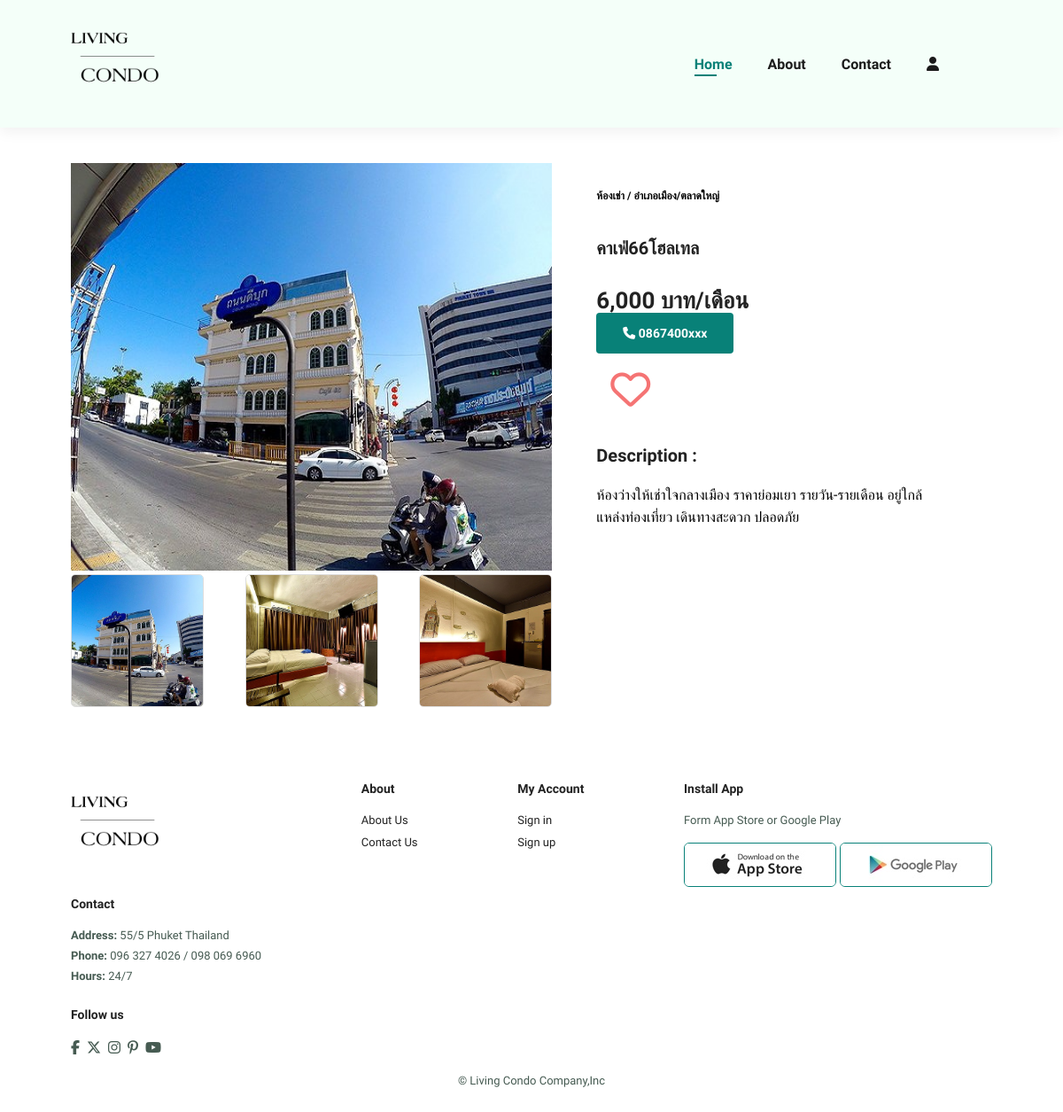
Screenshot of /product-details?id=18 with the database file from the repository.
### tables this page shows
CREATE TABLE `products` (
  `id` int(11) NOT NULL,
  `product_name` varchar(255) NOT NULL,
  `price` decimal(10,2) NOT NULL,
  `profile_image` varchar(255) DEFAULT NULL,
  `profile_image2` varchar(255) DEFAULT NULL,
  `profile_image3` varchar(255) DEFAULT NULL,
  `address` text DEFAULT NULL,
  `description` text NOT NULL,
  `garage` tinyint(1) NOT NULL DEFAULT 0,
  `pet` tinyint(1) NOT NULL DEFAULT 0,
  `tel` varchar(30) NOT NULL,
  `user_id` int(11) DEFAULT NULL,
  `approved` tinyint(1) NOT NULL DEFAULT 0,
  `ads` tinyint(1) NOT NULL DEFAULT 0,
  `created_at` timestamp NOT NULL DEFAULT current_timestamp(),
  `updated_at` timestamp NOT NULL DEFAULT current_timestamp() ON UPDATE current_timestamp()
);

### product-details.php (the view, shortened to what this page needs)
<?php
if (isset($_GET['id'])) {
    $product_id = $_GET['id'];
    $query = mysqli_query($conn, "SELECT * FROM products WHERE id = '$product_id'");
    $product = mysqli_fetch_assoc($query);
}
$is_liked = false;
?>
<!DOCTYPE html>
<html lang="en">
<head>
    <link rel="stylesheet" href="assets/css/style-details.css">
</head>
<body>
    <?php include 'include/menu.php'; ?>
    <section id="prodetails" class="section-p1">
        <div class="single-pro-image">
            <div class="single-img-col">
                <?php if (!empty($product['profile_image'])) : ?>
                    <img src="img/product/<?php echo $product['profile_image']; ?>" width="100%" id="MainImg" alt="Product Image">
                <?php else : ?>
                    <img src="img/product/no-image.png" width="100%" id="MainImg" alt="Product Image">
                <?php endif; ?>
            </div>
            <div class="small-img-group">
                <div class="small-img-col">
                    <?php if (!empty($product['profile_image'])) : ?>
                        <img src="img/product/<?php echo $product['profile_image']; ?>" width="100%" class="Small-img" alt="Product Image">
                    <?php else : ?>
                        <img src="img/product/no-image.png" width="100%" class="Small-img" alt="Product Image">
                    <?php endif; ?>
                </div>
                <div class="small-img-col">
                    <?php if (!empty($product['profile_image2'])) : ?>
                        <img src="img/product/<?php echo $product['profile_image2']; ?>" width="100%" class="Small-img" alt="Product Image">
                    <?php else : ?>
                        <img src="img/product/no-image.png" width="100%" class="Small-img" alt="Product Image">
                    <?php endif; ?>
                </div>
                <div class="small-img-col">
                    <?php if (!empty($product['profile_image3'])) : ?>
                        <img src="img/product/<?php echo $product['profile_image3']; ?>" width="100%" class="Small-img" alt="Product Image">
                    <?php else : ?>
                        <img src="img/product/no-image.png" width="100%" class="Small-img" alt="Product Image">
                    <?php endif; ?>
                </div>
            </div>
        </div>
        <div class="single-pro-details">
            <h6>ห้องเช่า / <?php echo nl2br($product['address']); ?></h6>
            <h4><?php echo $product['product_name']; ?></h4>
            <h2><?php echo number_format($product['price']); ?> บาท/เดือน</h2>
            <a href="" class="tel"><i class="fa-solid fa-phone"></i> <?php echo nl2br($product['tel']); ?></a>
            <form action="like-form" method="post">
                <button type="submit" name="like" class="like <?php echo $is_liked ? 'liked' : ''; ?>">
                    <i class="fa-regular fa-heart"></i>
                </button>
            </form>
            <h4>Description :</h4>
            <span><?php echo nl2br($product['description']); ?></span>
        </div>
    </section>
    <?php include 'include/footer.php'; ?>
</body>
</html>

### assets/css/style-details.css (style rules this page uses)
#prodetails { display: flex; margin-right: 50px; }
#prodetails .single-pro-image { width: 678px; margin-right: 50px; }
#prodetails .single-img-col img { height: 460px; }
.small-img-group { display: flex; justify-content: space-between; gap: 10px; }
.small-img-col { flex-basis: 24%; cursor: pointer; }
.small-img-col img { width: 150px; height: 150px; object-fit: cover; border: 1px solid #ddd; border-radius: 5px; }
#prodetails .single-pro-details { width: 50%; padding-top: 30px; }
#prodetails .single-pro-details h4 { padding: 40px 0 20px 0; }
#prodetails .single-pro-details h2 { font-size: 26px; }
#prodetails .single-pro-details span { line-height: 25px; }
#prodetails .single-pro-details .tel { text-decoration: none; color: #fff; background-color: #088178; font-size: 14px; font-weight: 600; padding: 15px 30px; border-radius: 4px; cursor: pointer; border: none; outline: none; transition: 0.2s; }
#prodetails .single-pro-details .like { display: flex; align-items: center; justify-content: center; margin-top: 2rem; margin-left: 1rem; text-decoration: none; color: rgb(245, 116, 116); font-size: 45px; background: none; border: none; cursor: pointer; }
#prodetails .single-pro-details .like .fa-regular { display: inline-block; }

### assets/css/style-index.css (style rules this page uses)
* { margin: 0; padding: 0; box-sizing: border-box; font-family: 'Spartan', sans-serif; }
h2 { font-size: 46px; line-height: 54px; color: #222; }
h4 { font-size: 20px; color: #222; }
h6 { font-weight: 700; font-size: 12px; }
.section-p1 { padding: 40px 80px; }
body { width: 100%; }

### rows the page displays
products: profile_image (picture), profile_image2 (picture), profile_image3 (picture), address "อำเภอเมือง/ตลาดใหญ่", product_name "คาเฟ่66โฮลเทล", price "6,000", tel "0867400xxx", description "ห้องว่างให้เช่าใจกลางเมือง ราคาย่อมเยา รายวัน-รายเดือน อยู่ใกล้แหล่งท่องเที่ยว เดินทางสะดวก ปลอดภัย"
